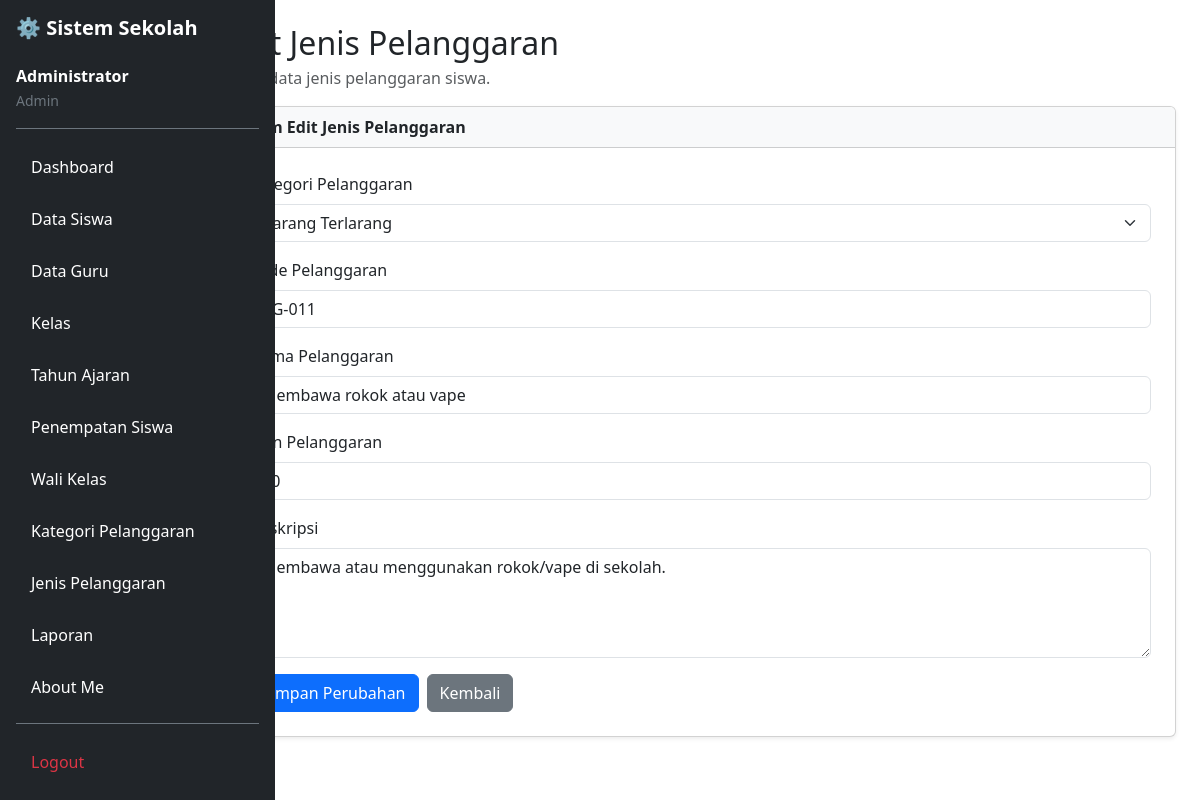
/edit_jenis_pelanggaran.php?id=11 (signed in), run on the app's committed database.
### tables this page shows
CREATE TABLE `t_pelanggaran` (
  `id` int(11) NOT NULL,
  `pelanggaran_kategori_id` int(11) DEFAULT NULL,
  `kode` varchar(30) DEFAULT NULL,
  `nama` varchar(150) DEFAULT NULL,
  `poin` int(11) NOT NULL,
  `deskripsi` text NOT NULL,
  `status_aktif` tinyint(1) NOT NULL,
  `created_at` timestamp NOT NULL DEFAULT current_timestamp(),
  `updated_at` timestamp NOT NULL DEFAULT current_timestamp()
);

CREATE TABLE `t_pelanggaran_kategori` (
  `id` int(11) NOT NULL,
  `nama` varchar(100) DEFAULT NULL,
  `deskripsi` text NOT NULL,
  `status_aktif` tinyint(1) NOT NULL,
  `created_at` timestamp NOT NULL DEFAULT current_timestamp(),
  `updated_at` timestamp NOT NULL DEFAULT current_timestamp()
);

### edit_jenis_pelanggaran.php (the view, shortened to what this page needs)
<?php
include 'config/koneksi.php';
$id = (int) ($_GET['id'] ?? 0);
$stmt = mysqli_prepare(
    $koneksi,
    "SELECT * FROM t_pelanggaran WHERE id = ?"
);
mysqli_stmt_bind_param($stmt, "i", $id);
mysqli_stmt_execute($stmt);
$result = mysqli_stmt_get_result($stmt);
$data = mysqli_fetch_assoc($result);
$kategori = mysqli_query(
    $koneksi,
    "SELECT id, nama
     FROM t_pelanggaran_kategori
     WHERE status_aktif = 1
     ORDER BY nama ASC"
);
?>
<!DOCTYPE html>
<html lang="id">
<head>
    <link href="https://cdn.jsdelivr.net/npm/bootstrap@5.3.8/dist/css/bootstrap.min.css"
          rel="stylesheet">
</head>
<body>
<div class="container-fluid">
    <div class="row">
        <?php include 'layout/sidebar.php'; ?>
        <main class="col-md-9 col-lg-10 ms-sm-auto px-md-4 py-4">
            <h2 class="mb-1">Edit Jenis Pelanggaran</h2>
            <p class="text-muted">
                Ubah data jenis pelanggaran siswa.
            </p>
            <div class="card shadow-sm">
                <div class="card-header bg-light">
                    <strong>Form Edit Jenis Pelanggaran</strong>
                </div>
                <div class="card-body p-4">
                    <form method="POST">
                        <div class="mb-3">
                            <label class="form-label">
                                Kategori Pelanggaran
                            </label>
                            <select
                                name="pelanggaran_kategori_id"
                                class="form-select"
                                required
                            >
                                <?php while ($k = mysqli_fetch_assoc($kategori)): ?>
                                    <option
                                        value="<?= (int) $k['id'] ?>"
                                        <?= ((int) $k['id'] === (int) $data['pelanggaran_kategori_id']) ? 'selected' : '' ?>
                                    >
                                        <?= htmlspecialchars($k['nama']) ?>
                                    </option>
                                <?php endwhile; ?>
                            </select>
                        </div>
                        <div class="mb-3">
                            <label class="form-label">
                                Kode Pelanggaran
                            </label>
                            <input
                                type="text"
                                name="kode"
                                class="form-control"
                                placeholder="Masukkan kode pelanggaran"
                                value="<?= htmlspecialchars($data['kode']) ?>"
                                required
                            >
                        </div>
                        <div class="mb-3">
                            <label class="form-label">
                                Nama Pelanggaran
                            </label>
                            <input
                                type="text"
                                name="nama"
                                class="form-control"
                                placeholder="Masukkan nama pelanggaran"
                                value="<?= htmlspecialchars($data['nama']) ?>"
                                required
                            >
                        </div>
                        <div class="mb-3">
                            <label class="form-label">
                                Poin Pelanggaran
                            </label>
                            <input
                                type="number"
                                name="poin"
                                min="0"
                                class="form-control"
                                placeholder="Masukkan jumlah poin"
                                value="<?= (int) $data['poin'] ?>"
                                required
                            >
                        </div>
                        <div class="mb-3">
                            <label class="form-label">
                                Deskripsi
                            </label>
                            <textarea
                                name="deskripsi"
                                class="form-control"
                                rows="4"
                                placeholder="Masukkan deskripsi pelanggaran"
                            ><?= htmlspecialchars($data['deskripsi'] ?? '') ?></textarea>
                        </div>
                        <div class="d-flex gap-2">
                            <button type="submit" class="btn btn-primary">
                                Simpan Perubahan
                            </button>
                            <a href="jenis_pelanggaran.php"
                               class="btn btn-secondary">
                                Kembali
                            </a>
                        </div>
                    </form>
                </div>
            </div>
        </main>
    </div>
</div>
</body>
</html>

### data on the page
t_pelanggaran: pelanggaran_kategori_id "Barang Terlarang", kode "PG-011", nama "Membawa rokok atau vape", poin "30", deskripsi "Membawa atau menggunakan rokok/vape di sekolah."

### other printed values
$_SESSION['name'] "Administrator"
str_replace('_', ' ', $role) "Admin"
$item[0] "Dashboard"
$item[0] "Data Siswa"
$item[0] "Data Guru"
$item[0] "Kelas"
$item[0] "Tahun Ajaran"
$item[0] "Penempatan Siswa"
$item[0] "Wali Kelas"
$item[0] "Kategori Pelanggaran"
$item[0] "Jenis Pelanggaran"
$item[0] "Laporan"
$item[0] "About Me"
